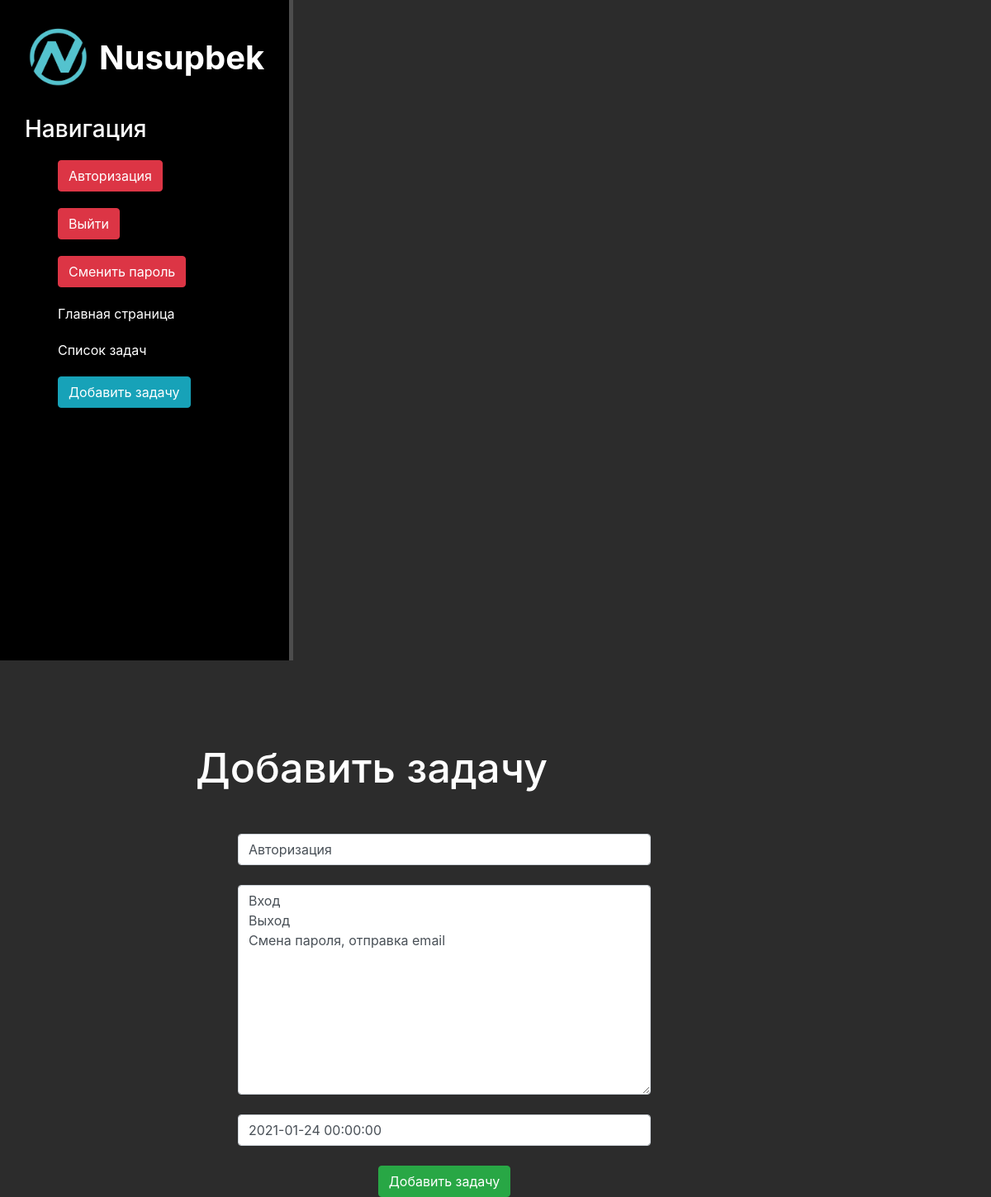
/work/3/update, run on the app's committed database.
### work/models.py (models this page shows, shortened)
class Artiсles(models.Model):
    title = models.CharField('Загаловаок задачи', max_length=100)
    description = models.TextField('Описание задачи')
    date = models.DateField('Дедлайн')
    performed = models.BooleanField('Выполнено', default = False)
    class Meta:
        verbose_name = 'Задача'
        verbose_name_plural = 'Задачи'

### work/views.py (the view)
# urls.py: path('<int:pk>/update', views.WorkUpdateView.as_view(), name='work-update'),
class WorkUpdateView(UpdateView):
    model = Artiсles
    template_name = 'work/create.html'
    form_class = ArticlesForm

### work/forms.py
class ArticlesForm(ModelForm):
    class Meta:
        model = Artiсles
        fields = ['title', 'description', 'date']
        widgets = {
            'title': TextInput(attrs={
                'class': 'form-control',
                'placeholder': 'Загаловаок задачи'
            }),
            'description': Textarea(attrs={
                'class': 'form-control',
                'placeholder': 'Описание задачи'
            }),
            'date': DateTimeInput(attrs={
                'class': 'form-control',
                'placeholder': 'Дедлайн'
            })
        }

### work/templates/work/create.html (shortened to what this page needs)
{% extends 'tasks/layout.html' %}
{% block content %}
    <div class="features">
        <h1>Добавить задачу</h1>
        <form method="post">
            {{ form.title }}<br>
            {{ form.description }}<br>
            {{ form.date }}<br>
            <button class="btn btn-success" type="submit">Добавить задачу</button>
        </form>
    </div>
{% endblock %}

### tasks/static/tasks/css/main.css (style rules this page uses)
body { background: #2c2c2c; }
main .features { float: left; color: #fff; margin-top: 100px; text-align: center; width: 75%; }
main .features h1 { font-size: 50px; }
form { margin-left: 32%; width: 500px; margin-top: 50px; }

### data on the page
Artiсles: title "Авторизация", description "Вход Выход Смена пароля, отправка email", date "2021-01-24 00:00:00"
